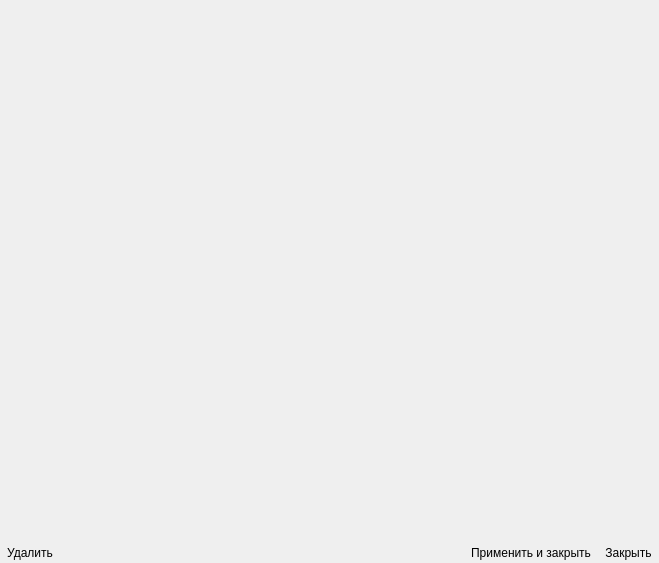
<?xml version="1.0" encoding="UTF-8"?>
<ui version="4.0">
 <class>ManageObject</class>
 <widget class="QWidget" name="ManageObject">
  <property name="geometry">
   <rect>
    <x>0</x>
    <y>0</y>
    <width>659</width>
    <height>563</height>
   </rect>
  </property>
  <property name="windowTitle">
   <string>Form</string>
  </property>
  <layout class="QVBoxLayout" name="verticalLayout">
   <property name="spacing">
    <number>0</number>
   </property>
   <property name="leftMargin">
    <number>0</number>
   </property>
   <property name="topMargin">
    <number>0</number>
   </property>
   <property name="rightMargin">
    <number>0</number>
   </property>
   <property name="bottomMargin">
    <number>0</number>
   </property>
   <item>
    <widget class="PropertyBrowser3" name="propertyBrowser">
     <property name="multiObjectListVisible">
      <bool>false</bool>
     </property>
     <property name="labelVisible">
      <bool>true</bool>
     </property>
     <property name="labelFont">
      <font>
       <pointsize>16</pointsize>
      </font>
     </property>
    </widget>
   </item>
   <item>
    <layout class="QHBoxLayout" name="horizontalLayout">
     <item>
      <widget class="QToolButton" name="removeButton">
       <property name="toolTip">
        <string>Удалить</string>
       </property>
       <property name="statusTip">
        <string>Удалить</string>
       </property>
       <property name="whatsThis">
        <string>Удалить</string>
       </property>
       <property name="text">
        <string>Удалить</string>
       </property>
       <property name="iconSize">
        <size>
         <width>36</width>
         <height>36</height>
        </size>
       </property>
       <property name="autoRaise">
        <bool>true</bool>
       </property>
      </widget>
     </item>
     <item>
      <spacer name="horizontalSpacer">
       <property name="orientation">
        <enum>Qt::Horizontal</enum>
       </property>
       <property name="sizeHint" stdset="0">
        <size>
         <width>40</width>
         <height>20</height>
        </size>
       </property>
      </spacer>
     </item>
     <item>
      <widget class="QToolButton" name="applyButton">
       <property name="toolTip">
        <string>Применить и закрыть</string>
       </property>
       <property name="statusTip">
        <string>Применить и закрыть</string>
       </property>
       <property name="whatsThis">
        <string>Применить и закрыть</string>
       </property>
       <property name="text">
        <string>Применить и закрыть</string>
       </property>
       <property name="iconSize">
        <size>
         <width>36</width>
         <height>36</height>
        </size>
       </property>
       <property name="autoRaise">
        <bool>true</bool>
       </property>
      </widget>
     </item>
     <item>
      <widget class="QToolButton" name="closeButton">
       <property name="toolTip">
        <string>Закрыть</string>
       </property>
       <property name="statusTip">
        <string>Закрыть</string>
       </property>
       <property name="whatsThis">
        <string>Закрыть</string>
       </property>
       <property name="text">
        <string>Закрыть</string>
       </property>
       <property name="iconSize">
        <size>
         <width>36</width>
         <height>36</height>
        </size>
       </property>
       <property name="autoRaise">
        <bool>true</bool>
       </property>
      </widget>
     </item>
    </layout>
   </item>
  </layout>
 </widget>
 <customwidgets>
  <customwidget>
   <class>PropertyBrowser3</class>
   <extends>QWidget</extends>
   <header>propertybrowser3/propertybrowser3.h</header>
  </customwidget>
 </customwidgets>
 <resources/>
 <connections/>
</ui>
